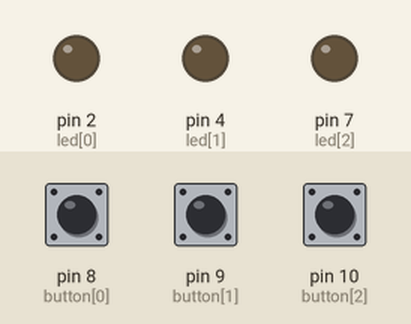
The sketch below on a simulated Arduino Uno, built with avr-gcc and run on an emulated ATmega328P. On the bench: output pins drawn as LEDs (lit = HIGH). Inputs (shaded band) come from the test bench; at power-on: pin 8 (button[0]) LOW, pin 9 (button[1]) LOW, pin 10 (button[2]) LOW.

Above: at 1.2 s.
1.3 s: pin 8 (button[0]) pulled HIGH for 1 s
At 1.82 s:
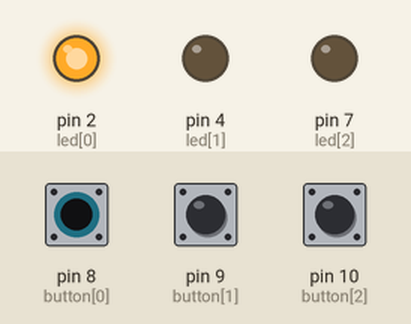
4.3 s: pin 9 (button[1]) pulled HIGH for 3.2 s
At 4.82 s:
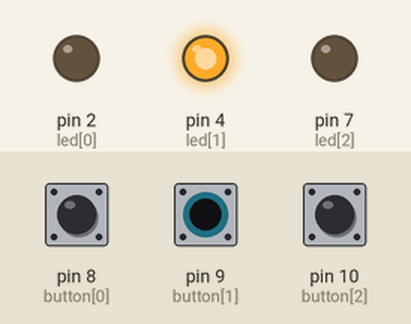
9.0 s: pin 10 (button[2]) pulled HIGH for 0.15 s
At 10.0 s:
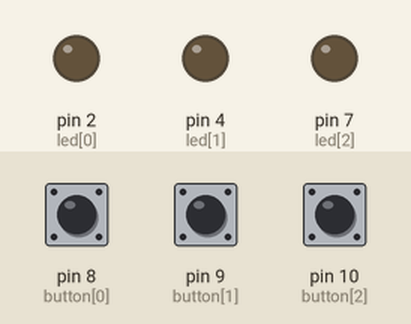
10.6 s: pin 10 (button[2]) pulled HIGH for 3.2 s
At 11.12 s:
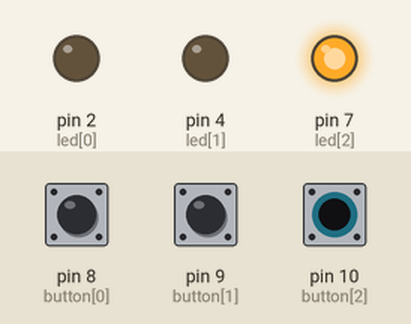
15.3 s: pin 8 (button[0]) pulled HIGH for 3.2 s
At 19.0 s:
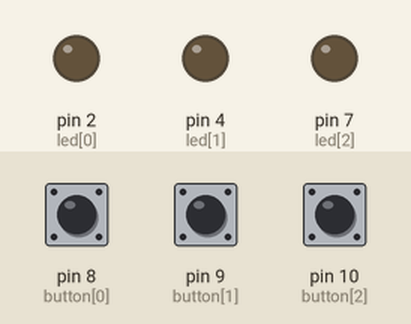
Timing chart, 0 to 20.5 s (numbered marks = the images above; inputs shaded):
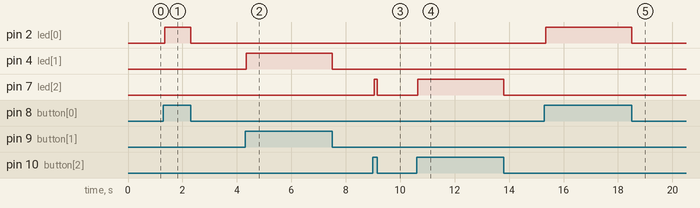

Measured:
- after the input at 1.3 s, pin 2 (led[0]): LOW → HIGH after 0.05 s, → LOW 0.95 s later
- after the input at 4.3 s, pin 4 (led[1]): LOW → HIGH after 0.05 s, → LOW 3.2 s later
- after the input at 9.0 s, pin 7 (led[2]): LOW → HIGH after 0.05 s, → LOW 0.10 s later
- after the input at 10.6 s, pin 7 (led[2]): LOW → HIGH after 0.05 s, → LOW 3.2 s later
- after the input at 15.3 s, pin 2 (led[0]): LOW → HIGH after 0.05 s, → LOW 3.2 s later

The sketch:

Multiple_led_7.ino
```cpp
#define NUMS 3

unsigned int led[NUMS] = {2,4,7};
unsigned int button[NUMS] = {8,9,10};

int last_button_state[NUMS] = {LOW, LOW, LOW}; // Last state of buttons
unsigned long last_db_time[NUMS] = {0, 0, 0};
unsigned long db_delay = 50;


void setup()
{
 for(int i = 0; i < NUMS; i++)
 {
  pinMode(led[i], OUTPUT);
  pinMode(button[i], INPUT);
 }

}

void loop()
{
  for(int x = 0; x < NUMS; x++)
  {
    int reading = digitalRead(button[x]);

    if(reading != last_button_state[x])
    {
      last_db_time[x] = millis();
    }

    if(millis() - last_db_time[x] > db_delay)
    {
      if(reading == HIGH)
      {
        digitalWrite(led[x], HIGH);
        delay(50);
        digitalWrite(led[x], LOW);
      }
    }
    last_button_state[x] = reading;
  }
}
```
